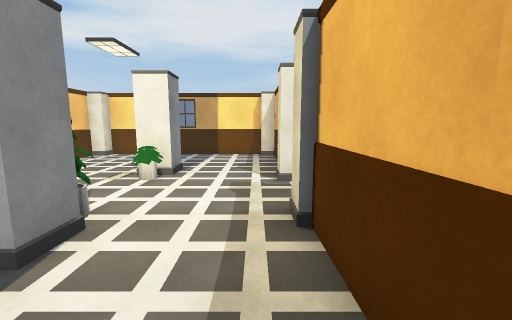
view 1 (above)

16 first-person views from a walk through a 3-D level made in the Unity game engine. The camera is 1.5 m above the floor, tilts 8° down and sees 90° across. The floor is counted in squares, 1 m on a side. Each view is taken from the middle of a square. On the plan, view 1 faces up. The plan holds only what a view shows up to about 13 squares ahead; the rest is blank. The player character is not drawn.

view 2
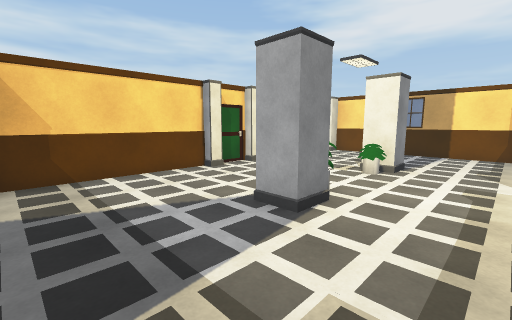

view 3
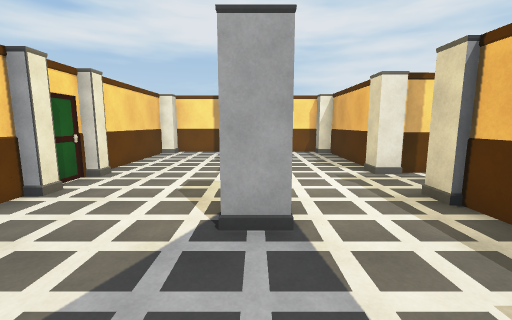

view 4
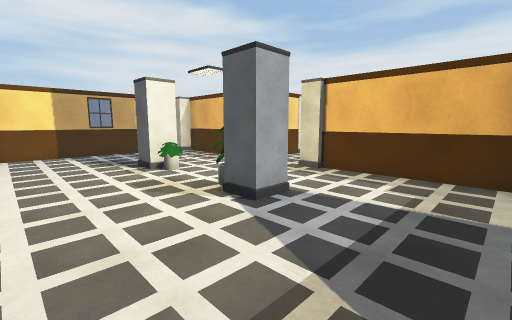

view 5
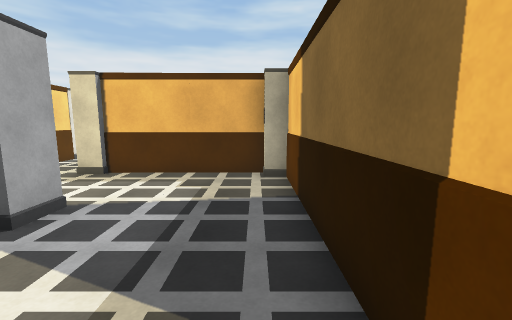

view 6
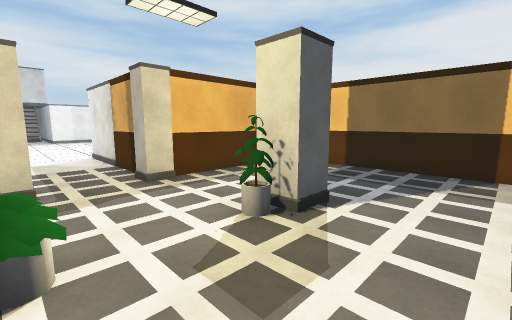

view 7
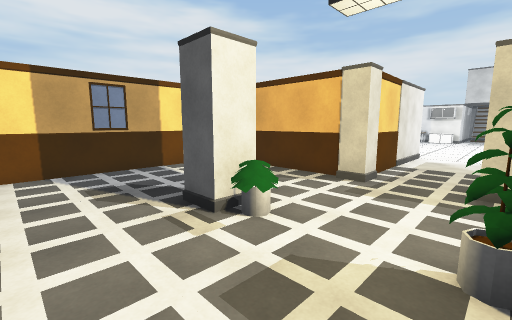

view 8
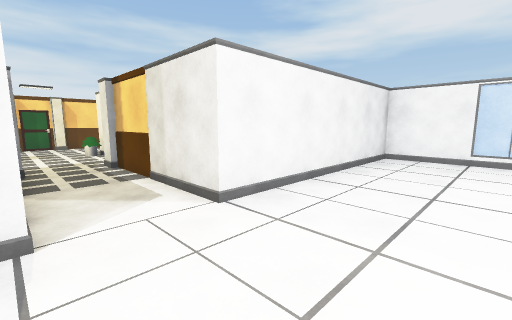

view 9
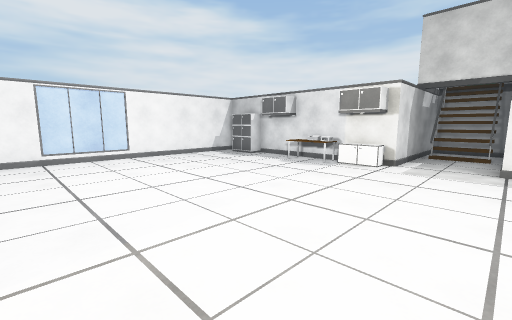

view 10
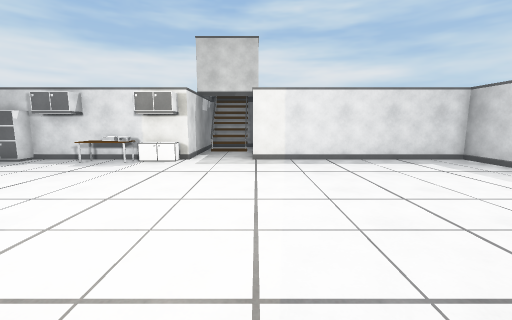

view 11
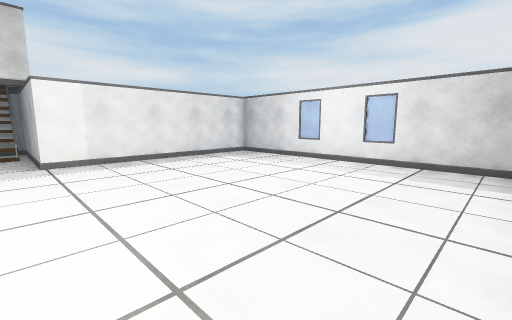

view 12
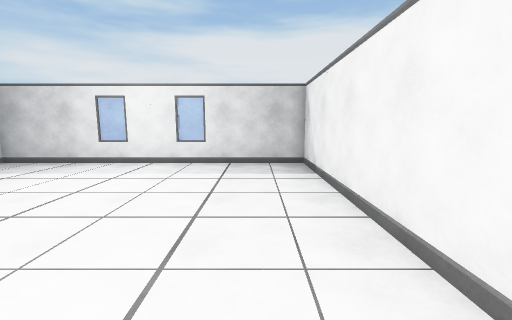

view 13
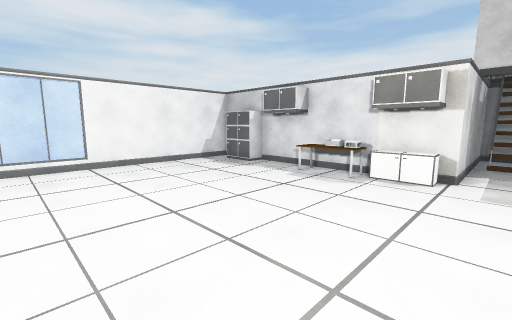

view 14
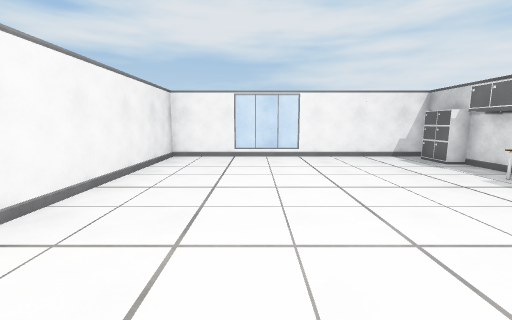

view 15
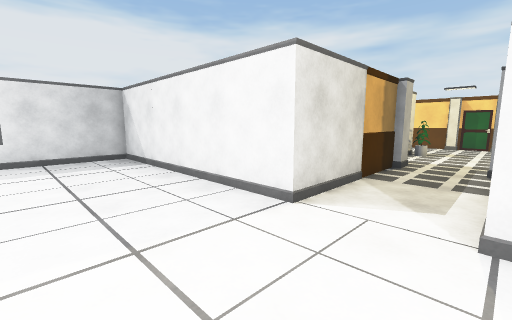

view 16
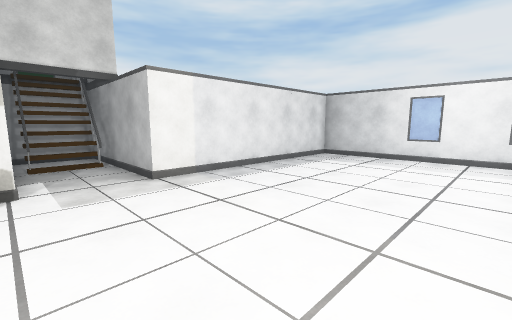

### Floor plan
Points are (right, up) in squares from view 1. A wall is a line through its corners. A room is listed if a view was taken in it or the views show most of it. See-through windows are left out.
Room 1 (views 1, 2, 3, 4, 5, 6, 7)
walls: (0.7, 7.4) (0.7, 10.1); (1.5, 4.1) (7.1, 4.1); (-7.9, 3.5) (-7.9, -1.1); (0.9, 9.9) (0.9, 12.3); (0.3, 12.9) (-7.2, 12.9); (-7.9, 12.2) (-7.9, 7.4); (0.9, -1.3) (0.8, 3.6); (-6.3, -1.9) (0.2, -1.9); (7.1, 6.9) (1.5, 6.9)
ways out: opening at (8, 5.5) to room 2
objects: pillar (-8, 4) to (-8, 5); pillar (-8, 6) to (-8, 7); pillar (-3, 3); other object (-3, 4); pillar (-3, 7) to (-3, 8); pillar (1, 4); pillar (1, 7)
Room 2 (views 8, 9, 10, 11, 12, 13, 14, 15, 16)
walls: (7.1, 4.1) (7.1, -4.9) (18.9, -4.9) (18.9, 4.1) (24.9, 4.1); (22.3, 4.6) (24.3, 4.6) (24.3, 6.5); (23.5, 4.4) (23.5, 6.5); (23.7, 4.4) (23.7, 6.5); (24, 4.6) (24, 6.5); (18.9, 15.9) (7.1, 15.9) (7.1, 6.9); (24.9, 6.9) (18.9, 6.9) (18.9, 13.5)
ways out: opening at (8, 5.5) to room 1
objects: cabinet (18, 8) to (19, 9); other object (18, 10) to (19, 10); other object (18, 11); cabinet (18, 14) to (18, 15)

Where each view was taken, in squares from view 1:
view 1: 0 up, 0 right, facing up
view 2: 1 down, 0 right, facing up-left
view 3: 1 down, 3 left, facing up
view 4: 1 down, 7 left, facing up-right
view 5: 1 down, 7 left, facing right
view 6: 7 up, 6 left, facing down-right
view 7: 4 up, 6 left, facing up-right
view 8: 4 up, 11 right, facing up-left
view 9: 4 up, 9 right, facing up-right
view 10: 4 up, 8 right, facing right
view 11: 5 up, 8 right, facing down-right
view 12: 5 up, 9 right, facing down
view 13: 6 up, 11 right, facing up-right
view 14: 4 up, 11 right, facing up
view 15: 7 up, 11 right, facing down-left
view 16: 7 up, 12 right, facing down-right
